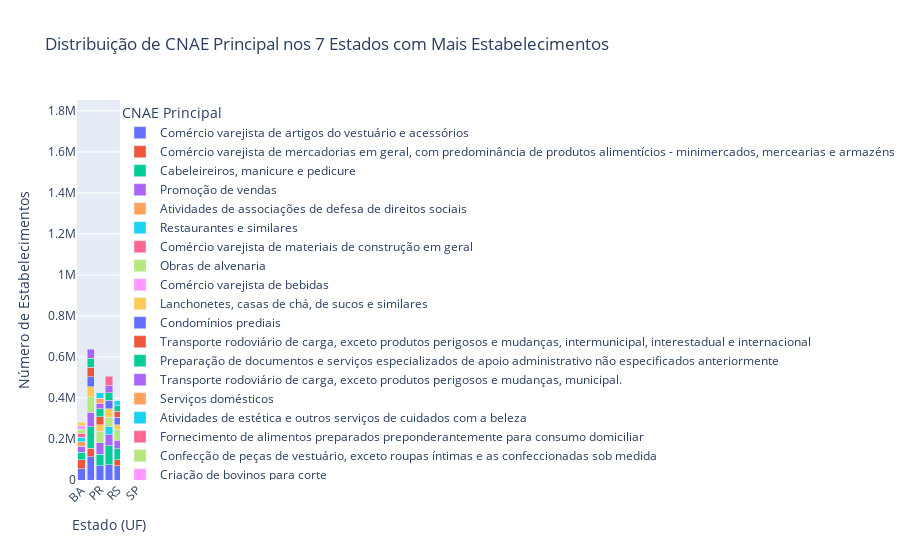

Notebook code for this chart:
### Code cell
import plotly.express as px


conn = sqlite3.connect("cnpj_data.db")


query_top_estados = """
SELECT UF, COUNT(*) as total_estabelecimentos
FROM estabelecimentos WHERE Situacao_Cadastral = '02'
GROUP BY UF
ORDER BY total_estabelecimentos DESC
LIMIT 7;
"""
df_top_estados = pd.read_sql(query_top_estados, conn)


top_estados = df_top_estados["UF"].tolist()


query_cnae_por_estado = f"""
SELECT e.UF, e.CNAE_P, COUNT(*) as total_estabelecimentos
FROM estabelecimentos e
WHERE e.Situacao_Cadastral = '02' AND e.UF IN ({','.join(['?']*len(top_estados))})
GROUP BY e.UF, e.CNAE_P
ORDER BY e.UF, total_estabelecimentos DESC
"""

df_cnae_por_estado = pd.read_sql(query_cnae_por_estado, conn, params=top_estados)
df_cnae_por_estado = df_cnae_por_estado.groupby('UF').apply(lambda x: x.nlargest(10, 'total_estabelecimentos')).reset_index(drop=True)
df_cnae_por_estado = df_cnae_por_estado.groupby(['UF', 'CNAE_P']).head(10).reset_index(drop=True)


df_cnae = pd.read_csv("cnae.csv", sep=";", dtype=str, encoding='utf-8')
df_cnae.columns = [col.strip().replace(" ", "_") for col in df_cnae.columns]
df_cnae_por_estado["CNAE_P"] = df_cnae_por_estado["CNAE_P"].astype(str)
df_cnae["CNAE"] = df_cnae["CNAE"].astype(str)


df_cnae_por_estado = df_cnae_por_estado.merge(df_cnae, left_on="CNAE_P", right_on="CNAE_N", how="left")
conn.close()


fig = px.bar(df_cnae_por_estado, x="UF", y="total_estabelecimentos", color="CNAE",
             title="Distribuição de CNAE Principal nos 7 Estados com Mais Estabelecimentos",
             labels={"UF": "Estado (UF)", "total_estabelecimentos": "Número de Estabelecimentos", "CNAE": "CNAE Principal"},
             barmode="stack")

fig.update_layout(xaxis_tickangle=-45)
fig.show()

### Figure 1 — Plotly figure (JSON) as saved in the notebook; plotly's stock layout.template omitted (floating-point values rounded to 4 significant figures)
{"data": [{"hovertemplate": "CNAE Principal=Comércio varejista de artigos do vestuário e acessórios<br>Estado (UF)=%{x}<br>Número de Estabelecimentos=%{y}<extra></extra>", "legendgroup": "Comércio varejista de artigos do vestuário e acessórios", "marker": {"color": "#636efa", "pattern": {"shape": ""}}, "name": "Comércio varejista de artigos do vestuário e acessórios", "orientation": "v", "showlegend": true, "textposition": "auto", "type": "bar", "x": ["BA", "MG", "PR", "RJ", "RS", "SC", "SP"], "xaxis": "x", "y": [53865, 113185, 68463, 74909, 69924, 50434, 255218], "yaxis": "y"}, {"hovertemplate": "CNAE Principal=Comércio varejista de mercadorias em geral, com predominância de produtos alimentícios - minimercados, mercearias e armazéns<br>Estado (UF)=%{x}<br>Número de Estabelecimentos=%{y}<extra></extra>", "legendgroup": "Comércio varejista de mercadorias em geral, com predominância de produtos alimentícios - minimercados, mercearias e armazéns", "marker": {"color": "#EF553B", "pattern": {"shape": ""}}, "name": "Comércio varejista de mercadorias em geral, com predominância de produtos alimentícios - minimercados, mercearias e armazéns", "orientation": "v", "showlegend": true, "textposition": "auto", "type": "bar", "x": ["BA", "MG", "RS"], "xaxis": "x", "y": [45870, 41985, 28300], "yaxis": "y"}, {"hovertemplate": "CNAE Principal=Cabeleireiros, manicure e pedicure<br>Estado (UF)=%{x}<br>Número de Estabelecimentos=%{y}<extra></extra>", "legendgroup": "Cabeleireiros, manicure e pedicure", "marker": {"color": "#00cc96", "pattern": {"shape": ""}}, "name": "Cabeleireiros, manicure e pedicure", "orientation": "v", "showlegend": true, "textposition": "auto", "type": "bar", "x": ["BA", "MG", "PR", "RJ", "RS", "SC", "SP"], "xaxis": "x", "y": [36211, 103741, 56664, 92801, 53176, 41566, 244603], "yaxis": "y"}, {"hovertemplate": "CNAE Principal=Promoção de vendas<br>Estado (UF)=%{x}<br>Número de Estabelecimentos=%{y}<extra></extra>", "legendgroup": "Promoção de vendas", "marker": {"color": "#ab63fa", "pattern": {"shape": ""}}, "name": "Promoção de vendas", "orientation": "v", "showlegend": true, "textposition": "auto", "type": "bar", "x": ["BA", "MG", "PR", "RJ", "RS", "SC", "SP"], "xaxis": "x", "y": [27545, 71264, 55710, 53721, 43435, 44399, 200631], "yaxis": "y"}, {"hovertemplate": "CNAE Principal=Atividades de associações de defesa de direitos sociais<br>Estado (UF)=%{x}<br>Número de Estabelecimentos=%{y}<extra></extra>", "legendgroup": "Atividades de associações de defesa de direitos sociais", "marker": {"color": "#FFA15A", "pattern": {"shape": ""}}, "name": "Atividades de associações de defesa de direitos sociais", "orientation": "v", "showlegend": true, "textposition": "auto", "type": "bar", "x": ["BA"], "xaxis": "x", "y": [23804], "yaxis": "y"}, {"hovertemplate": "CNAE Principal=Restaurantes e similares<br>Estado (UF)=%{x}<br>Número de Estabelecimentos=%{y}<extra></extra>", "legendgroup": "Restaurantes e similares", "marker": {"color": "#19d3f3", "pattern": {"shape": ""}}, "name": "Restaurantes e similares", "orientation": "v", "showlegend": true, "textposition": "auto", "type": "bar", "x": ["BA", "RJ"], "xaxis": "x", "y": [21648, 37687], "yaxis": "y"}, {"hovertemplate": "CNAE Principal=Comércio varejista de materiais de construção em geral<br>Estado (UF)=%{x}<br>Número de Estabelecimentos=%{y}<extra></extra>", "legendgroup": "Comércio varejista de materiais de construção em geral", "marker": {"color": "#FF6692", "pattern": {"shape": ""}}, "name": "Comércio varejista de materiais de construção em geral", "orientation": "v", "showlegend": true, "textposition": "auto", "type": "bar", "x": ["BA"], "xaxis": "x", "y": [19296], "yaxis": "y"}, {"hovertemplate": "CNAE Principal=Obras de alvenaria<br>Estado (UF)=%{x}<br>Número de Estabelecimentos=%{y}<extra></extra>", "legendgroup": "Obras de alvenaria", "marker": {"color": "#B6E880", "pattern": {"shape": ""}}, "name": "Obras de alvenaria", "orientation": "v", "showlegend": true, "textposition": "auto", "type": "bar", "x": ["BA", "MG", "PR", "RJ", "RS", "SC", "SP"], "xaxis": "x", "y": [18778, 75080, 56405, 47058, 51187, 40161, 141720], "yaxis": "y"}, {"hovertemplate": "CNAE Principal=Comércio varejista de bebidas<br>Estado (UF)=%{x}<br>Número de Estabelecimentos=%{y}<extra></extra>", "legendgroup": "Comércio varejista de bebidas", "marker": {"color": "#FF97FF", "pattern": {"shape": ""}}, "name": "Comércio varejista de bebidas", "orientation": "v", "showlegend": true, "textposition": "auto", "type": "bar", "x": ["BA"], "xaxis": "x", "y": [17485], "yaxis": "y"}, {"hovertemplate": "CNAE Principal=Lanchonetes, casas de chá, de sucos e similares<br>Estado (UF)=%{x}<br>Número de Estabelecimentos=%{y}<extra></extra>", "legendgroup": "Lanchonetes, casas de chá, de sucos e similares", "marker": {"color": "#FECB52", "pattern": {"shape": ""}}, "name": "Lanchonetes, casas de chá, de sucos e similares", "orientation": "v", "showlegend": true, "textposition": "auto", "type": "bar", "x": ["BA", "MG", "PR", "RJ", "RS", "SC", "SP"], "xaxis": "x", "y": [17178, 48564, 31073, 42444, 23280, 21144, 118881], "yaxis": "y"}, {"hovertemplate": "CNAE Principal=Condomínios prediais<br>Estado (UF)=%{x}<br>Número de Estabelecimentos=%{y}<extra></extra>", "legendgroup": "Condomínios prediais", "marker": {"color": "#636efa", "pattern": {"shape": ""}}, "name": "Condomínios prediais", "orientation": "v", "showlegend": true, "textposition": "auto", "type": "bar", "x": ["MG", "RJ", "RS", "SC"], "xaxis": "x", "y": [50181, 39331, 36385, 24980], "yaxis": "y"}, {"hovertemplate": "CNAE Principal=Transporte rodoviário de carga, exceto produtos perigosos e mudanças, intermunicipal, interestadual e internacional<br>Estado (UF)=%{x}<br>Número de Estabelecimentos=%{y}<extra></extra>", "legendgroup": "Transporte rodoviário de carga, exceto produtos perigosos e mudanças, intermunicipal, interestadual e internacional", "marker": {"color": "#EF553B", "pattern": {"shape": ""}}, "name": "Transporte rodoviário de carga, exceto produtos perigosos e mudanças, intermunicipal, interestadual e internacional", "orientation": "v", "showlegend": true, "textposition": "auto", "type": "bar", "x": ["MG", "PR", "RS", "SC"], "xaxis": "x", "y": [45751, 40959, 28518, 29144], "yaxis": "y"}, {"hovertemplate": "CNAE Principal=Preparação de documentos e serviços especializados de apoio administrativo não especificados anteriormente<br>Estado (UF)=%{x}<br>Número de Estabelecimentos=%{y}<extra></extra>", "legendgroup": "Preparação de documentos e serviços especializados de apoio administrativo não especificados anteriormente", "marker": {"color": "#00cc96", "pattern": {"shape": ""}}, "name": "Preparação de documentos e serviços especializados de apoio administrativo não especificados anteriormente", "orientation": "v", "showlegend": true, "textposition": "auto", "type": "bar", "x": ["MG", "PR", "RJ", "RS", "SC", "SP"], "xaxis": "x", "y": [44491, 38104, 37222, 26791, 34321, 230346], "yaxis": "y"}, {"hovertemplate": "CNAE Principal=Transporte rodoviário de carga, exceto produtos perigosos e mudanças, municipal.<br>Estado (UF)=%{x}<br>Número de Estabelecimentos=%{y}<extra></extra>", "legendgroup": "Transporte rodoviário de carga, exceto produtos perigosos e mudanças, municipal.", "marker": {"color": "#ab63fa", "pattern": {"shape": ""}}, "name": "Transporte rodoviário de carga, exceto produtos perigosos e mudanças, municipal.", "orientation": "v", "showlegend": true, "textposition": "auto", "type": "bar", "x": ["MG", "PR", "RJ", "SP"], "xaxis": "x", "y": [42500, 25255, 35116, 144787], "yaxis": "y"}, {"hovertemplate": "CNAE Principal=Serviços domésticos<br>Estado (UF)=%{x}<br>Número de Estabelecimentos=%{y}<extra></extra>", "legendgroup": "Serviços domésticos", "marker": {"color": "#FFA15A", "pattern": {"shape": ""}}, "name": "Serviços domésticos", "orientation": "v", "showlegend": true, "textposition": "auto", "type": "bar", "x": ["PR"], "xaxis": "x", "y": [26999], "yaxis": "y"}, {"hovertemplate": "CNAE Principal=Atividades de estética e outros serviços de cuidados com a beleza<br>Estado (UF)=%{x}<br>Número de Estabelecimentos=%{y}<extra></extra>", "legendgroup": "Atividades de estética e outros serviços de cuidados com a beleza", "marker": {"color": "#19d3f3", "pattern": {"shape": ""}}, "name": "Atividades de estética e outros serviços de cuidados com a beleza", "orientation": "v", "showlegend": true, "textposition": "auto", "type": "bar", "x": ["PR", "RS", "SC"], "xaxis": "x", "y": [26053, 24793, 20960], "yaxis": "y"}, {"hovertemplate": "CNAE Principal=Fornecimento de alimentos preparados preponderantemente para consumo domiciliar<br>Estado (UF)=%{x}<br>Número de Estabelecimentos=%{y}<extra></extra>", "legendgroup": "Fornecimento de alimentos preparados preponderantemente para consumo domiciliar", "marker": {"color": "#FF6692", "pattern": {"shape": ""}}, "name": "Fornecimento de alimentos preparados preponderantemente para consumo domiciliar", "orientation": "v", "showlegend": true, "textposition": "auto", "type": "bar", "x": ["RJ"], "xaxis": "x", "y": [45812], "yaxis": "y"}, {"hovertemplate": "CNAE Principal=Confecção de peças de vestuário, exceto roupas íntimas e as confeccionadas sob medida<br>Estado (UF)=%{x}<br>Número de Estabelecimentos=%{y}<extra></extra>", "legendgroup": "Confecção de peças de vestuário, exceto roupas íntimas e as confeccionadas sob medida", "marker": {"color": "#B6E880", "pattern": {"shape": ""}}, "name": "Confecção de peças de vestuário, exceto roupas íntimas e as confeccionadas sob medida", "orientation": "v", "showlegend": true, "textposition": "auto", "type": "bar", "x": ["SC"], "xaxis": "x", "y": [19874], "yaxis": "y"}, {"hovertemplate": "CNAE Principal=Criação de bovinos para corte<br>Estado (UF)=%{x}<br>Número de Estabelecimentos=%{y}<extra></extra>", "legendgroup": "Criação de bovinos para corte", "marker": {"color": "#FF97FF", "pattern": {"shape": ""}}, "name": "Criação de bovinos para corte", "orientation": "v", "showlegend": true, "textposition": "auto", "type": "bar", "x": ["SP"], "xaxis": "x", "y": [155252], "yaxis": "y"}, {"hovertemplate": "CNAE Principal=Cultivo de cana-de-açúcar<br>Estado (UF)=%{x}<br>Número de Estabelecimentos=%{y}<extra></extra>", "legendgroup": "Cultivo de cana-de-açúcar", "marker": {"color": "#FECB52", "pattern": {"shape": ""}}, "name": "Cultivo de cana-de-açúcar", "orientation": "v", "showlegend": true, "textposition": "auto", "type": "bar", "x": ["SP"], "xaxis": "x", "y": [143625], "yaxis": "y"}, {"hovertemplate": "CNAE Principal=Serviços combinados de escritório e apoio administrativo<br>Estado (UF)=%{x}<br>Número de Estabelecimentos=%{y}<extra></extra>", "legendgroup": "Serviços combinados de escritório e apoio administrativo", "marker": {"color": "#636efa", "pattern": {"shape": ""}}, "name": "Serviços combinados de escritório e apoio administrativo", "orientation": "v", "showlegend": true, "textposition": "auto", "type": "bar", "x": ["SP"], "xaxis": "x", "y": [125201], "yaxis": "y"}], "layout": {"barmode": "stack", "legend": {"title": {"text": "CNAE Principal"}, "tracegroupgap": 0}, "title": {"text": "Distribuição de CNAE Principal nos 7 Estados com Mais Estabelecimentos"}, "xaxis": {"anchor": "y", "domain": [0, 1], "tickangle": -45, "title": {"text": "Estado (UF)"}}, "yaxis": {"anchor": "x", "domain": [0, 1], "title": {"text": "Número de Estabelecimentos"}}}}
